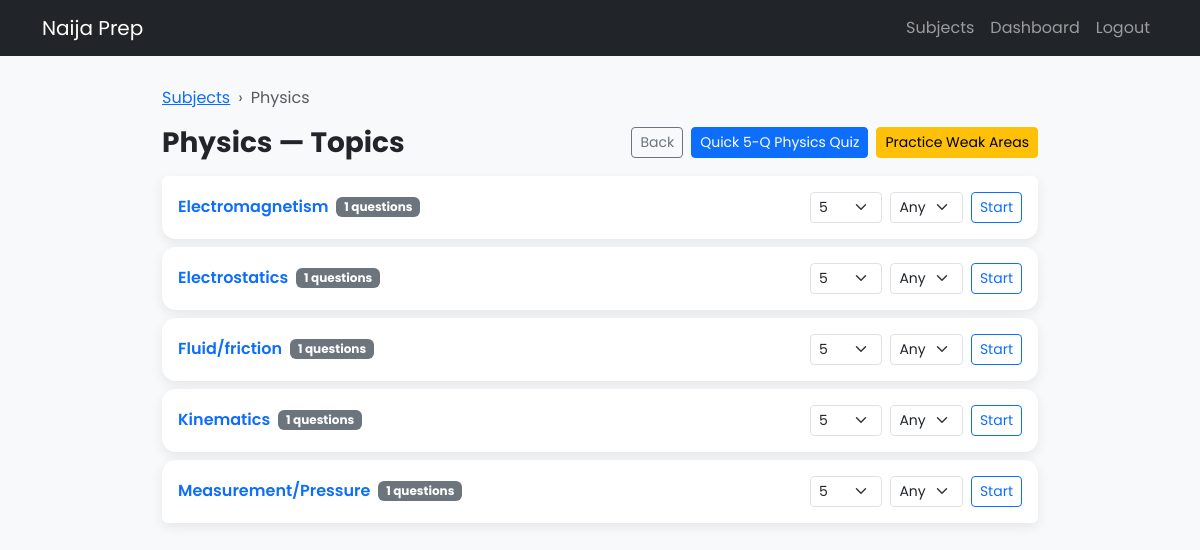
The page /subjects/Physics (signed in) on the database its author committed.
### app/models.py (models this page shows, shortened)
class Question(db.Model):
    id = db.Column(db.Integer, primary_key=True)
    subject = db.Column(db.String(255), nullable=True)       # NEW
    topic = db.Column(db.String(255), nullable=False)
    difficulty = db.Column(db.Integer, nullable=False)
    question_text = db.Column(db.Text, nullable=False)
    option_a = db.Column(db.Text, nullable=False)
    option_b = db.Column(db.Text, nullable=False)
    option_c = db.Column(db.Text, nullable=False)
    option_d = db.Column(db.Text, nullable=False)
    correct_option = db.Column(db.String(10), nullable=False)
    explanation = db.Column(db.Text, nullable=True)
    exam_year = db.Column(db.String(255), nullable=True)

### app/routes.py (the view)
    @app.route("/subjects/<subject>")
    @login_required
    def subject_topics(subject):
        if subject not in SUBJECTS:
            flash("Unknown subject.", "warning")
            return redirect(url_for("subjects"))
        rows = (
            db.session.query(Question.topic, func.count(Question.id))
            .filter(Question.subject == subject)
            .group_by(Question.topic)
            .order_by(Question.topic.asc())
            .all()
        )
        topics = [{"name": t, "count": c} for (t, c) in rows]
        if not topics:
            flash(f"No topics found in {subject}.", "warning")
        return render_template("subject_topics.html", subject=subject, topics=topics)

### app/models.py (called while the page is built)
@login_manager.user_loader
def load_user(user_id):
    return User.query.get(int(user_id))

### app/templates/subject_topics.html (shortened to what this page needs)
<!DOCTYPE html>
<html lang="en">
<head>
  <link href="https://cdn.jsdelivr.net/npm/bootstrap@5.3.3/dist/css/bootstrap.min.css" rel="stylesheet">
</head>
<body>
<nav class="navbar navbar-expand-lg navbar-dark bg-dark">
  <div class="container">
    <a class="navbar-brand" href="{{ url_for('home') }}">Naija Prep</a>
    <div id="nav" class="collapse navbar-collapse">
      <ul class="navbar-nav ms-auto">
        <li class="nav-item"><a class="nav-link" href="{{ url_for('subjects') }}">Subjects</a></li>
        <li class="nav-item"><a class="nav-link" href="{{ url_for('dashboard') }}">Dashboard</a></li>
        <li class="nav-item"><a class="nav-link" href="{{ url_for('logout') }}">Logout</a></li>
      </ul>
    </div>
  </div>
</nav>
<div class="container wrap">
  <nav aria-label="breadcrumb">
    <ol class="breadcrumb">
      <li class="breadcrumb-item"><a href="{{ url_for('subjects') }}">Subjects</a></li>
      <li class="breadcrumb-item active" aria-current="page">{{ subject }}</li>
    </ol>
  </nav>
  <div class="d-flex flex-column flex-md-row justify-content-between align-items-md-center mb-3 gap-2">
    <h3 class="m-0 fw-bold">{{ subject }} — Topics</h3>
    <div class="d-flex flex-wrap gap-2">
      <a class="btn btn-sm btn-outline-secondary" href="{{ url_for('subjects') }}">Back</a>
      <a class="btn btn-sm btn-primary" href="{{ url_for('quiz', subject=subject) }}">
        Quick 5-Q {{ subject }} Quiz
      </a>
      <a class="btn btn-sm btn-warning" href="{{ url_for('practice_weak', subject=subject, k=3, n=10) }}">
        Practice Weak Areas
      </a>
    </div>
  </div>
  {% if topics %}
    <div class="list-group">
      {% for t in topics %}
        <div class="list-group-item topic-card mb-2">
          <div class="d-flex flex-column flex-md-row align-items-md-center justify-content-between gap-2">
            <div class="d-flex align-items-center gap-2">
              <a class="text-decoration-none fw-semibold" href="{{ url_for('quiz', subject=subject, topic=t.name) }}">
                {{ t.name }}
              </a>
              <span class="badge bg-secondary">{{ t.count }} questions</span>
            </div>
            <form action="{{ url_for('quiz') }}" method="get" class="mini-form d-flex gap-2">
              <select name="n" class="form-select form-select-sm" aria-label="Number of questions">
                <option value="5" selected>5</option>
              </select>
              <select name="difficulty" class="form-select form-select-sm" aria-label="Difficulty">
                <option value="any" selected>Any</option>
              </select>
              <button class="btn btn-sm btn-outline-primary" type="submit">Start</button>
            </form>
          </div>
        </div>
      {% endfor %}
    </div>
  {% else %}
    <p class="text-muted">No topics available in {{ subject }} yet.</p>
  {% endif %}
</div>
</body>
</html>

### app/templates/subject_topics.html (style rules this page uses)
body { background:#f8f9fa; font-family:'Poppins', sans-serif; }
.wrap { max-width: 900px; margin: 30px auto; }
.topic-card { border:none; border-radius:14px; background:#fff; box-shadow:0 4px 12px rgba(0,0,0,.08); padding:16px; }
.breadcrumb { --bs-breadcrumb-divider: '›'; }
.mini-form select { max-width: 100px; }

### rows shown on the page
Question: name "Electromagnetism", count "1"
Question: name "Electrostatics", count "1"
Question: name "Fluid/friction", count "1"
Question: name "Kinematics", count "1"
Question: name "Measurement/Pressure", count "1"

### other values the page prints
{{ subject }} "Physics"
